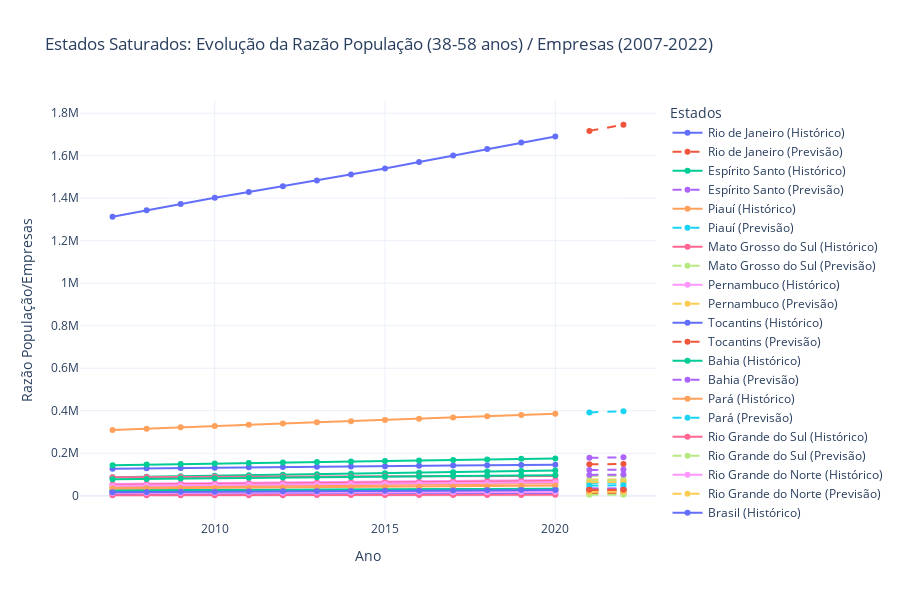

This figure's notebook cell:
### Code cell
fig = go.Figure()

# Adicionando dados históricos e previsões
for estado in estados_saturados:
    # Dados históricos
    fig.add_trace(
        go.Scatter(
            x=razao_populacao_empresa_corrigida.index,
            y=razao_populacao_empresa_corrigida[estado],
            mode="lines+markers",
            name=f"{estado} (Histórico)",
            hovertemplate="Estado: "
            + estado
            + "<br>Ano: %{x}<br>Razão: %{y:.2f}<extra></extra>",
        )
    )

    # Dados de previsão
    fig.add_trace(
        go.Scatter(
            x=previsao_2021_2022.index,
            y=previsao_2021_2022[estado],
            mode="lines+markers",
            line=dict(dash="dash"),
            name=f"{estado} (Previsão)",
            hovertemplate="Estado: "
            + estado
            + "<br>Ano: %{x}<br>Razão: %{y:.2f}<extra></extra>",
        )
    )

# Configurando o layout
fig.update_layout(
    title="Estados Saturados: Evolução da Razão População (38-58 anos) / Empresas (2007-2022)",
    xaxis_title="Ano",
    yaxis_title="Razão População/Empresas",
    legend_title="Estados",
    hovermode="closest",  # Mostra o valor mais próximo quando o mouse passa
    template="plotly_white",
    height=600,
)


fig.show()

### Figure 1 — Plotly figure (JSON) as saved in the notebook; plotly's stock layout.template omitted (floating-point values rounded to 4 significant figures)
{"data": [{"hovertemplate": "Estado: Rio de Janeiro<br>Ano: %{x}<br>Razão: %{y:.2f}<extra></extra>", "mode": "lines+markers", "name": "Rio de Janeiro (Histórico)", "type": "scatter", "x": [2007, 2008, 2009, 2010, 2011, 2012, 2013, 2014, 2015, 2016, 2017, 2018, 2019, 2020], "y": [127000.0, 128800.0, 130600.0, 132200.0, 133700.0, 135100.0, 136400.0, 137800.0, 139200.0, 140700.0, 142100.0, 143500.0, 144900.0, 146000.0]}, {"hovertemplate": "Estado: Rio de Janeiro<br>Ano: %{x}<br>Razão: %{y:.2f}<extra></extra>", "line": {"dash": "dash"}, "mode": "lines+markers", "name": "Rio de Janeiro (Previsão)", "type": "scatter", "x": [2021, 2022], "y": [147900.0, 149300.0]}, {"hovertemplate": "Estado: Espírito Santo<br>Ano: %{x}<br>Razão: %{y:.2f}<extra></extra>", "mode": "lines+markers", "name": "Espírito Santo (Histórico)", "type": "scatter", "x": [2007, 2008, 2009, 2010, 2011, 2012, 2013, 2014, 2015, 2016, 2017, 2018, 2019, 2020], "y": [25410.0, 26070.0, 26710.0, 27310.0, 27870.0, 28420.0, 28950.0, 29500.0, 30070.0, 30650.0, 31250.0, 31860.0, 32470.0, 33050.0]}, {"hovertemplate": "Estado: Espírito Santo<br>Ano: %{x}<br>Razão: %{y:.2f}<extra></extra>", "line": {"dash": "dash"}, "mode": "lines+markers", "name": "Espírito Santo (Previsão)", "type": "scatter", "x": [2021, 2022], "y": [33590.0, 34170.0]}, {"hovertemplate": "Estado: Piauí<br>Ano: %{x}<br>Razão: %{y:.2f}<extra></extra>", "mode": "lines+markers", "name": "Piauí (Histórico)", "type": "scatter", "x": [2007, 2008, 2009, 2010, 2011, 2012, 2013, 2014, 2015, 2016, 2017, 2018, 2019, 2020], "y": [19080.0, 19500.0, 19930.0, 20360.0, 20790.0, 21230.0, 21690.0, 22170.0, 22690.0, 23240.0, 23810.0, 24380.0, 24960.0, 25510.0]}, {"hovertemplate": "Estado: Piauí<br>Ano: %{x}<br>Razão: %{y:.2f}<extra></extra>", "line": {"dash": "dash"}, "mode": "lines+markers", "name": "Piauí (Previsão)", "type": "scatter", "x": [2021, 2022], "y": [25800.0, 26300.0]}, {"hovertemplate": "Estado: Mato Grosso do Sul<br>Ano: %{x}<br>Razão: %{y:.2f}<extra></extra>", "mode": "lines+markers", "name": "Mato Grosso do Sul (Histórico)", "type": "scatter", "x": [2007, 2008, 2009, 2010, 2011, 2012, 2013, 2014, 2015, 2016, 2017, 2018, 2019, 2020], "y": [16550.0, 17010.0, 17460.0, 17880.0, 18280.0, 18670.0, 19060.0, 19450.0, 19850.0, 20270.0, 20700.0, 21130.0, 21550.0, 21960.0]}, {"hovertemplate": "Estado: Mato Grosso do Sul<br>Ano: %{x}<br>Razão: %{y:.2f}<extra></extra>", "line": {"dash": "dash"}, "mode": "lines+markers", "name": "Mato Grosso do Sul (Previsão)", "type": "scatter", "x": [2021, 2022], "y": [22350.0, 22770.0]}, {"hovertemplate": "Estado: Pernambuco<br>Ano: %{x}<br>Razão: %{y:.2f}<extra></extra>", "mode": "lines+markers", "name": "Pernambuco (Histórico)", "type": "scatter", "x": [2007, 2008, 2009, 2010, 2011, 2012, 2013, 2014, 2015, 2016, 2017, 2018, 2019, 2020], "y": [55700.0, 57040.0, 58410.0, 59790.0, 61170.0, 62570.0, 63990.0, 65440.0, 66920.0, 68430.0, 69950.0, 71460.0, 72920.0, 74290.0]}, {"hovertemplate": "Estado: Pernambuco<br>Ano: %{x}<br>Razão: %{y:.2f}<extra></extra>", "line": {"dash": "dash"}, "mode": "lines+markers", "name": "Pernambuco (Previsão)", "type": "scatter", "x": [2021, 2022], "y": [75670.0, 77110.0]}, {"hovertemplate": "Estado: Tocantins<br>Ano: %{x}<br>Razão: %{y:.2f}<extra></extra>", "mode": "lines+markers", "name": "Tocantins (Histórico)", "type": "scatter", "x": [2007, 2008, 2009, 2010, 2011, 2012, 2013, 2014, 2015, 2016, 2017, 2018, 2019, 2020], "y": [7805.0, 8065.0, 8327.0, 8586.0, 8846.0, 9113.0, 9388.0, 9673.0, 9968.0, 10270.0, 10580.0, 10890.0, 11200.0, 11500.0]}, {"hovertemplate": "Estado: Tocantins<br>Ano: %{x}<br>Razão: %{y:.2f}<extra></extra>", "line": {"dash": "dash"}, "mode": "lines+markers", "name": "Tocantins (Previsão)", "type": "scatter", "x": [2021, 2022], "y": [11720.0, 12010.0]}, {"hovertemplate": "Estado: Bahia<br>Ano: %{x}<br>Razão: %{y:.2f}<extra></extra>", "mode": "lines+markers", "name": "Bahia (Histórico)", "type": "scatter", "x": [2007, 2008, 2009, 2010, 2011, 2012, 2013, 2014, 2015, 2016, 2017, 2018, 2019, 2020], "y": [87420.0, 89550.0, 91710.0, 93870.0, 96030.0, 98220.0, 100500.0, 102800.0, 105300.0, 108000.0, 110700.0, 113600.0, 116400.0, 119100.0]}, {"hovertemplate": "Estado: Bahia<br>Ano: %{x}<br>Razão: %{y:.2f}<extra></extra>", "line": {"dash": "dash"}, "mode": "lines+markers", "name": "Bahia (Previsão)", "type": "scatter", "x": [2021, 2022], "y": [120600.0, 123000.0]}, {"hovertemplate": "Estado: Pará<br>Ano: %{x}<br>Razão: %{y:.2f}<extra></extra>", "mode": "lines+markers", "name": "Pará (Histórico)", "type": "scatter", "x": [2007, 2008, 2009, 2010, 2011, 2012, 2013, 2014, 2015, 2016, 2017, 2018, 2019, 2020], "y": [39290.0, 40670.0, 42070.0, 43470.0, 44860.0, 46280.0, 47750.0, 49270.0, 50840.0, 52460.0, 54120.0, 55810.0, 57530.0, 59230.0]}, {"hovertemplate": "Estado: Pará<br>Ano: %{x}<br>Razão: %{y:.2f}<extra></extra>", "line": {"dash": "dash"}, "mode": "lines+markers", "name": "Pará (Previsão)", "type": "scatter", "x": [2021, 2022], "y": [60310.0, 61840.0]}, {"hovertemplate": "Estado: Rio Grande do Sul<br>Ano: %{x}<br>Razão: %{y:.2f}<extra></extra>", "mode": "lines+markers", "name": "Rio Grande do Sul (Histórico)", "type": "scatter", "x": [2007, 2008, 2009, 2010, 2011, 2012, 2013, 2014, 2015, 2016, 2017, 2018, 2019, 2020], "y": [86720.0, 87660.0, 88450.0, 89100.0, 89610.0, 90010.0, 90360.0, 90700.0, 91070.0, 91490.0, 91940.0, 92400.0, 92850.0, 93230.0]}, {"hovertemplate": "Estado: Rio Grande do Sul<br>Ano: %{x}<br>Razão: %{y:.2f}<extra></extra>", "line": {"dash": "dash"}, "mode": "lines+markers", "name": "Rio Grande do Sul (Previsão)", "type": "scatter", "x": [2021, 2022], "y": [93860.0, 94320.0]}, {"hovertemplate": "Estado: Rio Grande do Norte<br>Ano: %{x}<br>Razão: %{y:.2f}<extra></extra>", "mode": "lines+markers", "name": "Rio Grande do Norte (Histórico)", "type": "scatter", "x": [2007, 2008, 2009, 2010, 2011, 2012, 2013, 2014, 2015, 2016, 2017, 2018, 2019, 2020], "y": [19960.0, 20510.0, 21070.0, 21630.0, 22180.0, 22730.0, 23280.0, 23830.0, 24390.0, 24970.0, 25550.0, 26120.0, 26660.0, 27160.0]}, {"hovertemplate": "Estado: Rio Grande do Norte<br>Ano: %{x}<br>Razão: %{y:.2f}<extra></extra>", "line": {"dash": "dash"}, "mode": "lines+markers", "name": "Rio Grande do Norte (Previsão)", "type": "scatter", "x": [2021, 2022], "y": [27760.0, 28310.0]}, {"hovertemplate": "Estado: Brasil<br>Ano: %{x}<br>Razão: %{y:.2f}<extra></extra>", "mode": "lines+markers", "name": "Brasil (Histórico)", "type": "scatter", "x": [2007, 2008, 2009, 2010, 2011, 2012, 2013, 2014, 2015, 2016, 2017, 2018, 2019, 2020], "y": [1313000.0, 1343000.0, 1373000.0, 1402000.0, 1429000.0, 1456000.0, 1484000.0, 1511000.0, 1540000.0, 1570000.0, 1601000.0, 1632000.0, 1662000.0, 1691000.0]}, {"hovertemplate": "Estado: Brasil<br>Ano: %{x}<br>Razão: %{y:.2f}<extra></extra>", "line": {"dash": "dash"}, "mode": "lines+markers", "name": "Brasil (Previsão)", "type": "scatter", "x": [2021, 2022], "y": [1717000.0, 1746000.0]}, {"hovertemplate": "Estado: Minas Gerais<br>Ano: %{x}<br>Razão: %{y:.2f}<extra></extra>", "mode": "lines+markers", "name": "Minas Gerais (Histórico)", "type": "scatter", "x": [2007, 2008, 2009, 2010, 2011, 2012, 2013, 2014, 2015, 2016, 2017, 2018, 2019, 2020], "y": [143500.0, 146400.0, 149200.0, 151700.0, 154100.0, 156400.0, 158700.0, 161000.0, 163400.0, 165900.0, 168400.0, 170900.0, 173400.0, 175700.0]}, {"hovertemplate": "Estado: Minas Gerais<br>Ano: %{x}<br>Razão: %{y:.2f}<extra></extra>", "line": {"dash": "dash"}, "mode": "lines+markers", "name": "Minas Gerais (Previsão)", "type": "scatter", "x": [2021, 2022], "y": [178200.0, 180700.0]}, {"hovertemplate": "Estado: São Paulo<br>Ano: %{x}<br>Razão: %{y:.2f}<extra></extra>", "mode": "lines+markers", "name": "São Paulo (Histórico)", "type": "scatter", "x": [2007, 2008, 2009, 2010, 2011, 2012, 2013, 2014, 2015, 2016, 2017, 2018, 2019, 2020], "y": [309000.0, 315700.0, 322200.0, 328400.0, 334200.0, 339800.0, 345400.0, 351000.0, 356700.0, 362600.0, 368600.0, 374500.0, 380400.0, 385900.0]}, {"hovertemplate": "Estado: São Paulo<br>Ano: %{x}<br>Razão: %{y:.2f}<extra></extra>", "line": {"dash": "dash"}, "mode": "lines+markers", "name": "São Paulo (Previsão)", "type": "scatter", "x": [2021, 2022], "y": [392000.0, 397900.0]}, {"hovertemplate": "Estado: Ceará<br>Ano: %{x}<br>Razão: %{y:.2f}<extra></extra>", "mode": "lines+markers", "name": "Ceará (Histórico)", "type": "scatter", "x": [2007, 2008, 2009, 2010, 2011, 2012, 2013, 2014, 2015, 2016, 2017, 2018, 2019, 2020], "y": [51460.0, 52780.0, 54100.0, 55410.0, 56700.0, 57980.0, 59290.0, 60650.0, 62070.0, 63570.0, 65100.0, 66620.0, 68110.0, 69520.0]}, {"hovertemplate": "Estado: Ceará<br>Ano: %{x}<br>Razão: %{y:.2f}<extra></extra>", "line": {"dash": "dash"}, "mode": "lines+markers", "name": "Ceará (Previsão)", "type": "scatter", "x": [2021, 2022], "y": [70660.0, 72040.0]}, {"hovertemplate": "Estado: Santa Catarina<br>Ano: %{x}<br>Razão: %{y:.2f}<extra></extra>", "mode": "lines+markers", "name": "Santa Catarina (Histórico)", "type": "scatter", "x": [2007, 2008, 2009, 2010, 2011, 2012, 2013, 2014, 2015, 2016, 2017, 2018, 2019, 2020], "y": [46780.0, 48030.0, 49230.0, 50380.0, 51510.0, 52620.0, 53750.0, 54910.0, 56140.0, 57430.0, 58790.0, 60200.0, 61640.0, 63080.0]}, {"hovertemplate": "Estado: Santa Catarina<br>Ano: %{x}<br>Razão: %{y:.2f}<extra></extra>", "line": {"dash": "dash"}, "mode": "lines+markers", "name": "Santa Catarina (Previsão)", "type": "scatter", "x": [2021, 2022], "y": [63850.0, 65080.0]}, {"hovertemplate": "Estado: Alagoas<br>Ano: %{x}<br>Razão: %{y:.2f}<extra></extra>", "mode": "lines+markers", "name": "Alagoas (Histórico)", "type": "scatter", "x": [2007, 2008, 2009, 2010, 2011, 2012, 2013, 2014, 2015, 2016, 2017, 2018, 2019, 2020], "y": [18110.0, 18590.0, 19060.0, 19520.0, 19960.0, 20410.0, 20860.0, 21330.0, 21810.0, 22320.0, 22830.0, 23340.0, 23840.0, 24300.0]}, {"hovertemplate": "Estado: Alagoas<br>Ano: %{x}<br>Razão: %{y:.2f}<extra></extra>", "line": {"dash": "dash"}, "mode": "lines+markers", "name": "Alagoas (Previsão)", "type": "scatter", "x": [2021, 2022], "y": [24730.0, 25210.0]}, {"hovertemplate": "Estado: Paraíba<br>Ano: %{x}<br>Razão: %{y:.2f}<extra></extra>", "mode": "lines+markers", "name": "Paraíba (Histórico)", "type": "scatter", "x": [2007, 2008, 2009, 2010, 2011, 2012, 2013, 2014, 2015, 2016, 2017, 2018, 2019, 2020], "y": [23640.0, 24190.0, 24750.0, 25320.0, 25890.0, 26470.0, 27070.0, 27700.0, 28360.0, 29050.0, 29760.0, 30480.0, 31170.0, 31830.0]}, {"hovertemplate": "Estado: Paraíba<br>Ano: %{x}<br>Razão: %{y:.2f}<extra></extra>", "line": {"dash": "dash"}, "mode": "lines+markers", "name": "Paraíba (Previsão)", "type": "scatter", "x": [2021, 2022], "y": [32290.0, 32930.0]}, {"hovertemplate": "Estado: Maranhão<br>Ano: %{x}<br>Razão: %{y:.2f}<extra></extra>", "mode": "lines+markers", "name": "Maranhão (Histórico)", "type": "scatter", "x": [2007, 2008, 2009, 2010, 2011, 2012, 2013, 2014, 2015, 2016, 2017, 2018, 2019, 2020], "y": [34180.0, 35060.0, 35950.0, 36820.0, 37670.0, 38520.0, 39420.0, 40390.0, 41440.0, 42590.0, 43800.0, 45070.0, 46370.0, 47660.0]}, {"hovertemplate": "Estado: Maranhão<br>Ano: %{x}<br>Razão: %{y:.2f}<extra></extra>", "line": {"dash": "dash"}, "mode": "lines+markers", "name": "Maranhão (Previsão)", "type": "scatter", "x": [2021, 2022], "y": [48020.0, 49040.0]}, {"hovertemplate": "Estado: Roraima<br>Ano: %{x}<br>Razão: %{y:.2f}<extra></extra>", "mode": "lines+markers", "name": "Roraima (Histórico)", "type": "scatter", "x": [2007, 2008, 2009, 2010, 2011, 2012, 2013, 2014, 2015, 2016, 2017, 2018, 2019, 2020], "y": [2232.0, 2331.0, 2429.0, 2530.0, 2636.0, 2748.0, 2867.0, 2992.0, 3126.0, 3268.0, 3429.0, 3638.0, 3890.0, 4100.0]}, {"hovertemplate": "Estado: Roraima<br>Ano: %{x}<br>Razão: %{y:.2f}<extra></extra>", "line": {"dash": "dash"}, "mode": "lines+markers", "name": "Roraima (Previsão)", "type": "scatter", "x": [2021, 2022], "y": [4055.0, 4193.0]}, {"hovertemplate": "Estado: Sergipe<br>Ano: %{x}<br>Razão: %{y:.2f}<extra></extra>", "mode": "lines+markers", "name": "Sergipe (Histórico)", "type": "scatter", "x": [2007, 2008, 2009, 2010, 2011, 2012, 2013, 2014, 2015, 2016, 2017, 2018, 2019, 2020], "y": [12340.0, 12750.0, 13160.0, 13570.0, 13970.0, 14360.0, 14760.0, 15160.0, 15580.0, 16010.0, 16440.0, 16880.0, 17300.0, 17710.0]}, {"hovertemplate": "Estado: Sergipe<br>Ano: %{x}<br>Razão: %{y:.2f}<extra></extra>", "line": {"dash": "dash"}, "mode": "lines+markers", "name": "Sergipe (Previsão)", "type": "scatter", "x": [2021, 2022], "y": [18090.0, 18510.0]}, {"hovertemplate": "Estado: Amazonas<br>Ano: %{x}<br>Razão: %{y:.2f}<extra></extra>", "mode": "lines+markers", "name": "Amazonas (Histórico)", "type": "scatter", "x": [2007, 2008, 2009, 2010, 2011, 2012, 2013, 2014, 2015, 2016, 2017, 2018, 2019, 2020], "y": [16900.0, 17590.0, 18290.0, 19010.0, 19740.0, 20490.0, 21260.0, 22060.0, 22880.0, 23730.0, 24610.0, 25510.0, 26440.0, 27310.0]}, {"hovertemplate": "Estado: Amazonas<br>Ano: %{x}<br>Razão: %{y:.2f}<extra></extra>", "line": {"dash": "dash"}, "mode": "lines+markers", "name": "Amazonas (Previsão)", "type": "scatter", "x": [2021, 2022], "y": [27850.0, 28660.0]}, {"hovertemplate": "Estado: Paraná<br>Ano: %{x}<br>Razão: %{y:.2f}<extra></extra>", "mode": "lines+markers", "name": "Paraná (Histórico)", "type": "scatter", "x": [2007, 2008, 2009, 2010, 2011, 2012, 2013, 2014, 2015, 2016, 2017, 2018, 2019, 2020], "y": [77430.0, 79260.0, 80990.0, 82600.0, 84070.0, 85460.0, 86810.0, 88150.0, 89510.0, 90900.0, 92320.0, 93720.0, 95070.0, 96300.0]}, {"hovertemplate": "Estado: Paraná<br>Ano: %{x}<br>Razão: %{y:.2f}<extra></extra>", "line": {"dash": "dash"}, "mode": "lines+markers", "name": "Paraná (Previsão)", "type": "scatter", "x": [2021, 2022], "y": [98040.0, 99460.0]}], "layout": {"height": 600, "hovermode": "closest", "legend": {"title": {"text": "Estados"}}, "title": {"text": "Estados Saturados: Evolução da Razão População (38-58 anos) / Empresas (2007-2022)"}, "xaxis": {"title": {"text": "Ano"}}, "yaxis": {"title": {"text": "Razão População/Empresas"}}}}
